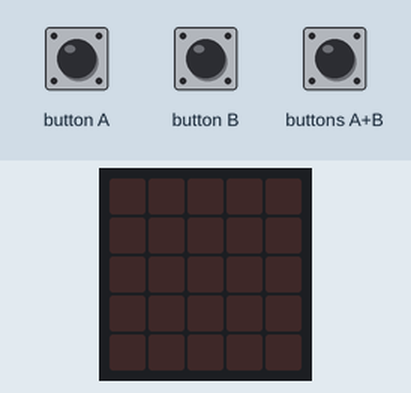
The program below on a simulated Calliope mini (MakeCode). Shown: the board's 5×5 LED display. The test bench sets the inputs (shaded band).

Above: at 1.2 s.
1.3 s: buttons A+B pressed for 0.15 s
At 3.3 s:
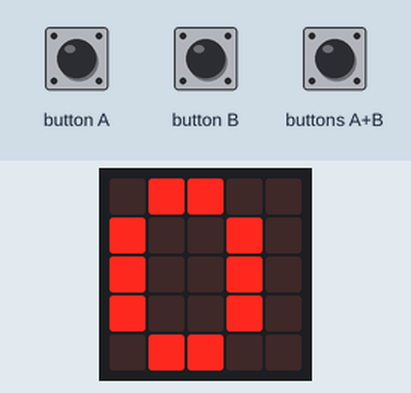
4.1 s: button A pressed for 0.15 s
At 5.1 s:
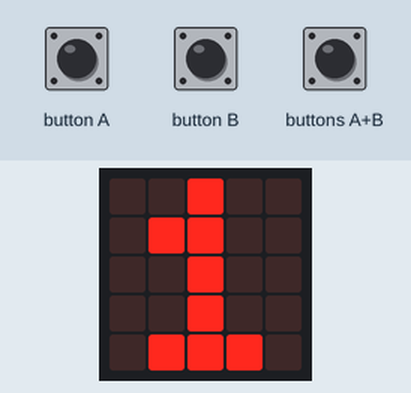
5.7 s: button A pressed for 0.15 s
At 6.3 s:
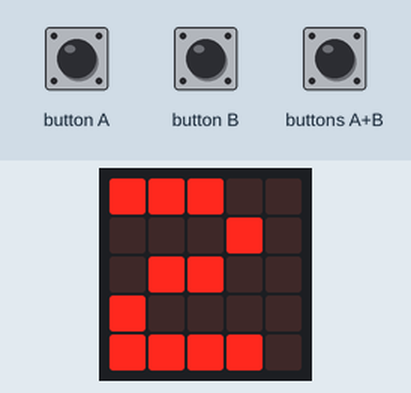
7.3 s: buttons A+B pressed for 1 s
At 9.25 s:
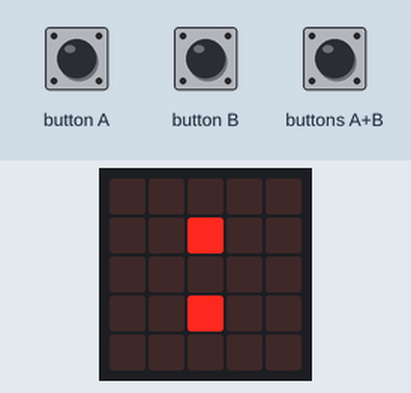
Timing chart, 0 to 10.8 s (numbered marks = the images above; inputs shaded):
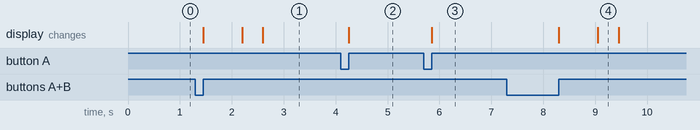

Measured:
- after the input at 1.3 s, the display: changes after 0.15 s (image 1)
- after the input at 4.1 s, the display: changes after 0.15 s (image 2)
- after the input at 5.7 s, the display: changes after 0.15 s (image 3)
- after the input at 7.3 s, the display: first changes after 1.0 s (image 4 shows a later state)
- what the display in image 4 shows lasts 0.4 s, from 9.1 s to 9.5 s

The program:

main.ts
```typescript
input.onButtonEvent(Button.A, input.buttonEventClick(), function () {
    minute += 1
    basic.showNumber(minute)
})
input.onButtonEvent(Button.AB, input.buttonEventClick(), function () {
    basic.showNumber(stunde)
    basic.showLeds(`
        . . . . .
        . . # . .
        . . . . .
        . . # . .
        . . . . .
        `)
    basic.showNumber(minute)
})
input.onButtonEvent(Button.B, input.buttonEventClick(), function () {
    stunde += 1
    basic.showNumber(stunde)
})
let stunde = 0
let minute = 0
minute = 0
stunde = 0
```

test.ts
```typescript
// Hier kann man Tests durchführen; diese Datei wird nicht kompiliert, wenn dieses Paket als Erweiterung verwendet wird.
```
